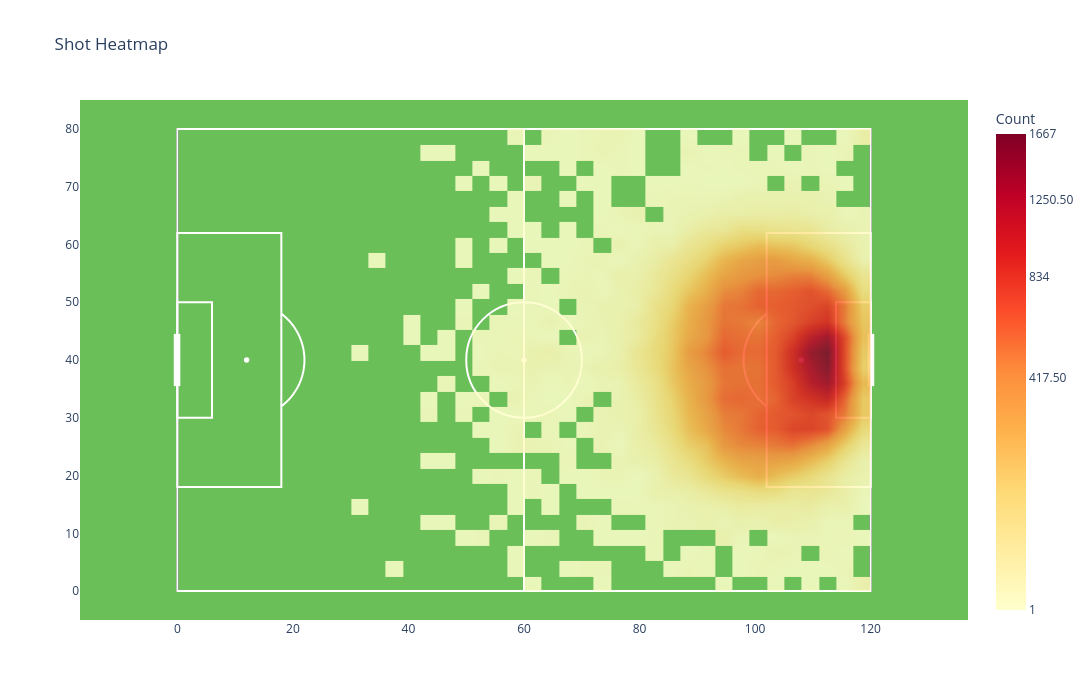

Notebook code cell kept with this figure:
### Code cell
shots.plot_shot_heatmap(df_nopens[['x1', 'y1', 'outcome', 'shot_type', 'shot_taker']])
